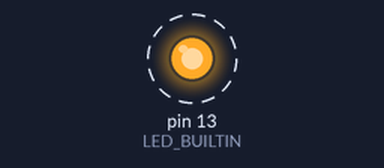
A sketch run on a simulated Arduino Uno, built with avr-gcc and run on an emulated ATmega328P. On the bench: output pins drawn as LEDs (lit = HIGH). Dashed ring = blinking. What the sketch prints to the serial monitor is not drawn.

Above: at 0.5 s.
Timing chart, 0 to 4.6 s (numbered marks = the images above):
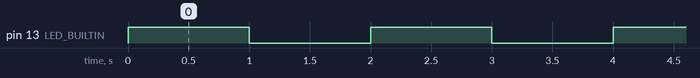

The sketch:

exemplo-Aula1.ino
```cpp
// C++ code
//
void setup()
{
  pinMode(LED_BUILTIN, OUTPUT);
  Serial.begin(9600);
  Serial.println("Sistema Iniciado");
}

void loop()
{
  digitalWrite(LED_BUILTIN, HIGH);
  Serial.println("Led Ligado");
  delay(1000); // Wait for 1000 millisecond(s)
  digitalWrite(LED_BUILTIN, LOW);
  Serial.println("Sistema Desligado");
  delay(1000); // Wait for 1000 millisecond(s)
}
```

Measured:
- by itself, pin 13 (LED_BUILTIN): alternates HIGH for 1.0 s and LOW for 1.0 s
